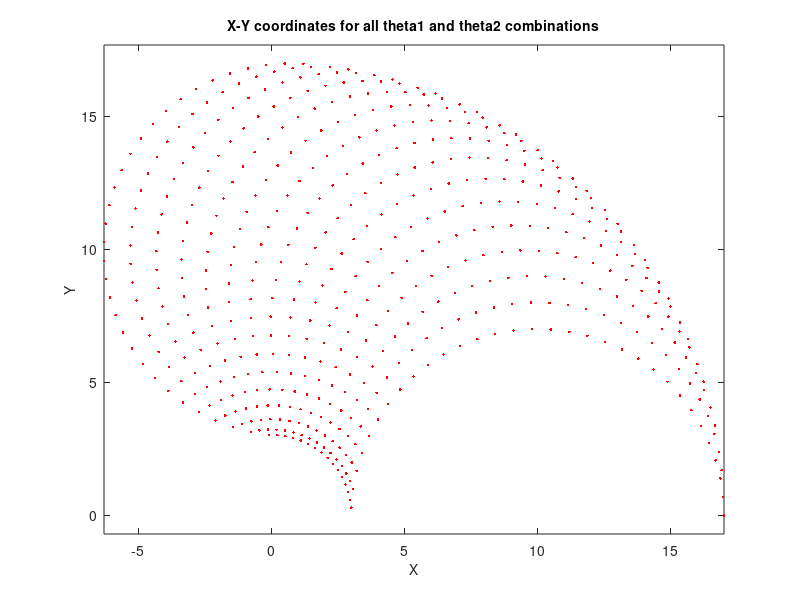

Source code (MATLAB):
l1 = 10; % length of first arm
l2 = 7; % length of second arm

theta1 = 0:0.1:pi/2; % all possible theta1 values
theta2 = 0:0.1:pi; % all possible theta2 values

[THETA1,THETA2] = meshgrid(theta1,theta2); % generate grid of angle values

X = l1 * cos(THETA1) + l2 * cos(THETA1 + THETA2); % compute x coordinates
Y = l1 * sin(THETA1) + l2 * sin(THETA1 + THETA2); % compute y coordinates

data1 = [X(:) Y(:) THETA1(:)]; % create x-y-theta1 dataset
data2 = [X(:) Y(:) THETA2(:)]; % create x-y-theta2 dataset

plot(X(:),Y(:),'r.'); 
axis equal;
xlabel('X','fontsize',10)
ylabel('Y','fontsize',10)
title('X-Y coordinates for all theta1 and theta2 combinations','fontsize',10)